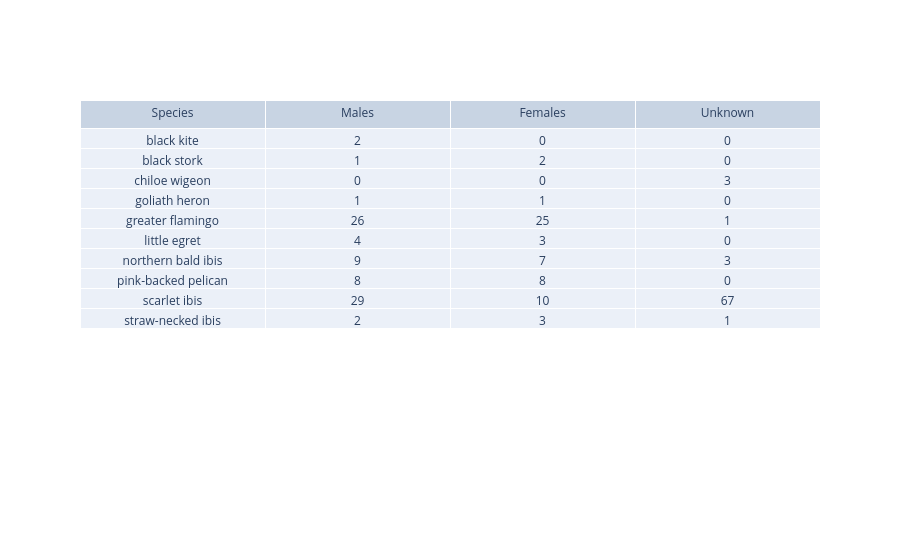

Notebook cell for this chart:
### Code cell
gender_list = aviary_info["individuals_genders (m.f.u)"].iloc[0].split(", ")
gender_list = [format_data(g).split('.') for g in gender_list]

males = [g[0] for g in gender_list]
females = [g[1] for g in gender_list]
unknowns = [g[2] for g in gender_list]

species_gender_dict = dict(zip(native_species, gender_list))

table_fig = go.Figure(data=[go.Table(
    header=dict(values=['Species', 'Males', 'Females', 'Unknown'])
    , cells=dict(values=[native_species, males, females, unknowns]))
])

table_fig.show()

### Figure 1 — Plotly figure (JSON) as saved in the notebook; plotly's stock layout.template omitted (floating-point values rounded to 4 significant figures)
{"data": [{"cells": {"values": [["black kite", "black stork", "chiloe wigeon", "goliath heron", "greater flamingo", "little egret", "northern bald ibis", "pink-backed pelican", "scarlet ibis", "straw-necked ibis"], ["2", "1", "0", "1", "26", "4", "9", "8", "29", "2"], ["0", "2", "0", "1", "25", "3", "7", "8", "10", "3"], ["0", "0", "3", "0", "1", "0", "3", "0", "67", "1"]]}, "header": {"values": ["Species", "Males", "Females", "Unknown"]}, "type": "table"}], "layout": {}}
